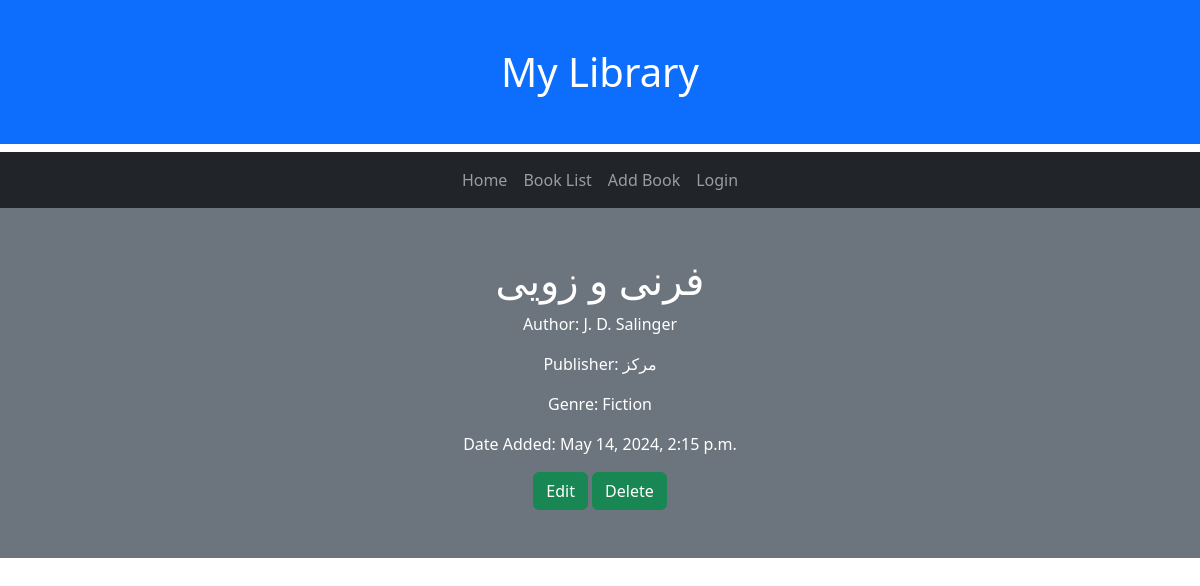
Page /2/ on the committed database.
### library/models.py (models this page shows, shortened)
class Book(models.Model):
    title = models.CharField(max_length=100)
    author_name = models.CharField('Author Name',max_length=50, null = True, blank=True)
    author_surname = models.CharField('Author Surname',max_length=50)
    publisher = models.CharField(max_length=50, null=True, blank=True)
    genre = models.CharField(
        max_length = 20,
        choices = GENRE_CHOICES,
        default = 'Literature'
    )
    created = models.DateTimeField(auto_now_add=True)
    borrowed = models.BooleanField(default=False)
    class Meta:
        ordering = ['title']

### library/views.py (the view)
# urls.py: path('<int:pk>/', views.DetailView.as_view(), name = 'detail'),
class DetailView(generic.DetailView):
    model = Book
    template_name = "library/details.html"

### library/templates/library/details.html (shortened to what this page needs)
{% extends "library/master.html" %}
{% block content %}
<div class="container-fluid text-center p-5 text-bg-secondary">
    <h1>{{object.title}}</h1>
{% if book.author_name == null %}
    <p>Author: {{object.author_surname}}</p>
{% else %}
    <p>Author: {{object.author_name}} {{book.author_surname}}</p>
{% endif %}
<p> Publisher: {{object.publisher}}</p>
<p>Genre: {{ object.genre }}</p>
<p>Date Added: {{ object.created }}</p>
<a class="btn btn-success" href = "{% url 'library:EditPage' object.id %}" role="button">Edit</a>
<a class="btn btn-success" href = "{% url 'library:DeletePage' object.id %}" role="button">Delete</a>
</div>
{% endblock %}

### rows in the picture
Book: title "فرنی و زویی", author_name "J. D.", author_surname "Salinger", publisher "مرکز", genre "Fiction", created "May 14, 2024, 2:15 p.m."
